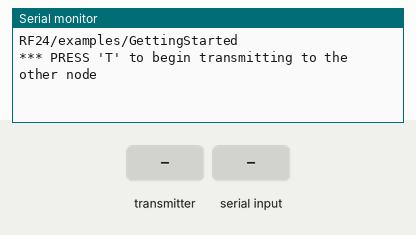
Bench run of a sketch on a simulated Arduino Uno, built with avr-gcc and run on an emulated ATmega328P. On the bench: the last lines printed to the serial monitor. The test bench sets the inputs (shaded band). No radio packets arrive unless stated.

Above: at 1.2 s.
1.3 s: the transmitter starts sending got_time = 0
At 1.37 s:
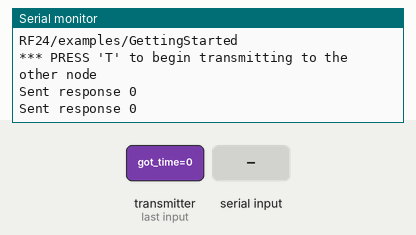
3.2 s: "T" received over Serial
At 3.6 s:
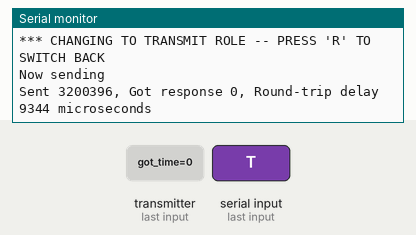
4.7 s: "R" received over Serial
At 5.33 s:
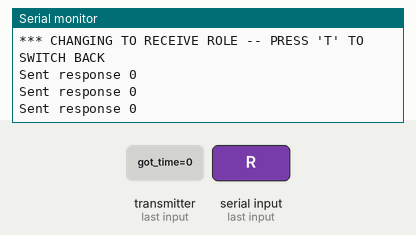

The sketch:

forumT4.ino
```cpp
/*
* Getting Started example sketch for nRF24L01+ radios
* This is a very basic example of how to send data from one node to another
* Updated: Dec 2014 by TMRh20
*/

#include <SPI.h>
#include "RF24.h"

/****************** User Config ***************************/
/***      Set this radio as radio number 0 or 1         ***/
bool radioNumber = 1;

/* Hardware configuration: Set up nRF24L01 radio on SPI bus plus pins 7 & 8 */
RF24 radio(9,10);
/**********************************************************/

byte addresses[][6] = {"1Node","2Node"};

// Used to control whether this node is sending or receiving
bool role = 0;

void setup() {
   while(!Serial && millis() < 4000) ;
  Serial.begin(115200);
  Serial.println(F("RF24/examples/GettingStarted"));
  Serial.println(F("*** PRESS 'T' to begin transmitting to the other node"));
  Serial.flush();
  radio.begin();

  // Set the PA Level low to prevent power supply related issues since this is a
 // getting_started sketch, and the likelihood of close proximity of the devices. RF24_PA_MAX is default.
  radio.setPALevel(RF24_PA_LOW);

  // Open a writing and reading pipe on each radio, with opposite addresses
  if(radioNumber){
    radio.openWritingPipe(addresses[1]);
    radio.openReadingPipe(1,addresses[0]);
  }else{
    radio.openWritingPipe(addresses[0]);
    radio.openReadingPipe(1,addresses[1]);
  }

  // Start the radio listening for data
  radio.startListening();
}

void loop() {


/****************** Ping Out Role ***************************/
if (role == 1)  {

    radio.stopListening();                                    // First, stop listening so we can talk.


    Serial.println(F("Now sending"));

    unsigned long start_time = micros();                             // Take the time, and send it.  This will block until complete
     if (!radio.write( &start_time, sizeof(unsigned long) )){
       Serial.println(F("failed"));
     }

    radio.startListening();                                    // Now, continue listening

    unsigned long started_waiting_at = micros();               // Set up a timeout period, get the current microseconds
    boolean timeout = false;                                   // Set up a variable to indicate if a response was received or not

    while ( ! radio.available() ){                             // While nothing is received
      if (micros() - started_waiting_at > 200000 ){            // If waited longer than 200ms, indicate timeout and exit while loop
          timeout = true;
          break;
      }
    }

    if ( timeout ){                                             // Describe the results
        Serial.println(F("Failed, response timed out."));
    }else{
        unsigned long got_time;                                 // Grab the response, compare, and send to debugging spew
        radio.read( &got_time, sizeof(unsigned long) );
        unsigned long end_time = micros();

        // Spew it
        Serial.print(F("Sent "));
        Serial.print(start_time);
        Serial.print(F(", Got response "));
        Serial.print(got_time);
        Serial.print(F(", Round-trip delay "));
        Serial.print(end_time-start_time);
        Serial.println(F(" microseconds"));
    }

    // Try again 1s later
    delay(1000);
  }


/****************** Pong Back Role ***************************/

  if ( role == 0 )
  {
    unsigned long got_time;

    if( radio.available()){
                                                                    // Variable for the received timestamp
      while (radio.available()) {                                   // While there is data ready
        radio.read( &got_time, sizeof(unsigned long) );             // Get the payload
      }

      radio.stopListening();                                        // First, stop listening so we can talk
      radio.write( &got_time, sizeof(unsigned long) );              // Send the final one back.
      radio.startListening();                                       // Now, resume listening so we catch the next packets.
      Serial.print(F("Sent response "));
      Serial.println(got_time);
   }
 }


/****************** Change Roles via Serial Commands ***************************/

  if ( Serial.available() )
  {
    char c = toupper(Serial.read());
    if ( c == 'T' && role == 0 ){
      Serial.println(F("*** CHANGING TO TRANSMIT ROLE -- PRESS 'R' TO SWITCH BACK"));
      role = 1;                  // Become the primary transmitter (ping out)

   }else
    if ( c == 'R' && role == 1 ){
      Serial.println(F("*** CHANGING TO RECEIVE ROLE -- PRESS 'T' TO SWITCH BACK"));
       role = 0;                // Become the primary receiver (pong back)
       radio.startListening();

    }
  }


} // Loop
```

Measured:
- after the input at 1.3 s, the serial monitor: prints a new line at once (image 1)
- after the input at 3.2 s, the serial monitor: prints a new line at once (image 2)
- after the input at 4.7 s, the serial monitor: prints a new line after 0.51 s (image 3)
